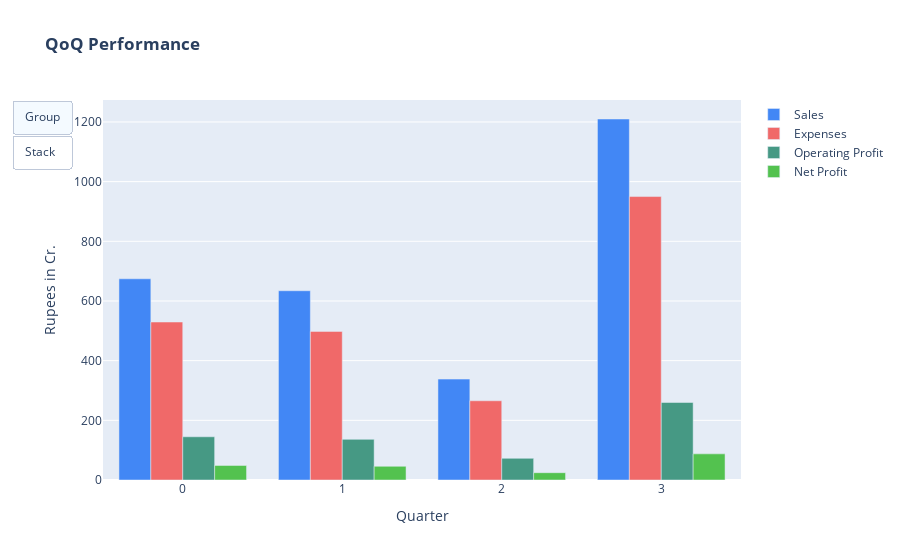

Notebook code cell kept with this figure:
### Code cell
import plotly.graph_objects as go

fig1 = go.Figure()


data = {
    'Quarter': ['q1', 'q2', 'q3', 'q4'],
    'Sales': [674.3, 634.32, 338.17, 1209.9],
    'Expenses': [529.47, 498.08, 265.54, 949.99],
    'Operating Profit': [144.83, 136.24, 72.63, 259.86],
    'Net Profit': [48.81, 45.91, 24.48, 87.57]
}
temp_df = pd.DataFrame(data)

x = temp_df.index
y1 = temp_df['Sales'].astype(float)
y2 = temp_df['Expenses'].astype(float)
y3 = temp_df['Operating Profit'].astype(float)
y4 = temp_df['Net Profit'].astype(float)

fig1.add_trace(go.Bar(x=x, y=y1, name='Sales', marker_color="#4287f5"))
fig1.add_trace(go.Bar(x=x, y=y2, name='Expenses', marker_color="#f06969"))
fig1.add_trace(go.Bar(x=x, y=y3, name='Operating Profit', marker_color="#469984"))
fig1.add_trace(go.Bar(x=x, y=y4, name='Net Profit', marker_color="#53c24f"))

fig1.update_layout(
    title='<b>QoQ Performance</b>',
    xaxis_title='Quarter',
    yaxis_title='Rupees in Cr.')

updatemenus=[
    dict(
        type="buttons",
        buttons=list([
            dict(
                label="Group",
                method="relayout",
                args=[{"barmode": "group"}]
            ),
            dict(
                label="Stack",
                method="relayout",
                args=[{"barmode": "stack"}]
            )
        ])
    )
]
    
fig1.update_layout(updatemenus=updatemenus)
fig1.show()

### Figure 1 — Plotly figure (JSON) as saved in the notebook; plotly's stock layout.template omitted (floating-point values rounded to 4 significant figures)
{"data": [{"marker": {"color": "#4287f5"}, "name": "Sales", "type": "bar", "x": [0, 1, 2, 3], "y": [674.3, 634.3, 338.2, 1210.0]}, {"marker": {"color": "#f06969"}, "name": "Expenses", "type": "bar", "x": [0, 1, 2, 3], "y": [529.5, 498.1, 265.5, 950.0]}, {"marker": {"color": "#469984"}, "name": "Operating Profit", "type": "bar", "x": [0, 1, 2, 3], "y": [144.8, 136.2, 72.63, 259.9]}, {"marker": {"color": "#53c24f"}, "name": "Net Profit", "type": "bar", "x": [0, 1, 2, 3], "y": [48.81, 45.91, 24.48, 87.57]}], "layout": {"autosize": true, "barmode": "group", "title": {"text": "<b>QoQ Performance</b>"}, "updatemenus": [{"active": 0, "buttons": [{"args": [{"barmode": "group"}], "label": "Group", "method": "relayout"}, {"args": [{"barmode": "stack"}], "label": "Stack", "method": "relayout"}], "type": "buttons"}], "xaxis": {"autorange": true, "range": [-0.5, 3.5], "title": {"text": "Quarter"}, "type": "linear"}, "yaxis": {"autorange": true, "range": [0, 1274.0], "title": {"text": "Rupees in Cr."}, "type": "linear"}}}
